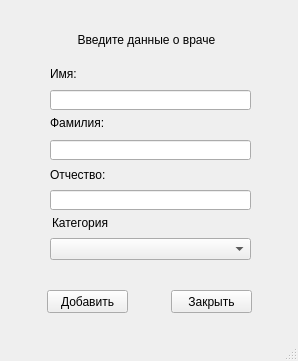
<?xml version="1.0" encoding="UTF-8"?>
<ui version="4.0">
 <class>MainWindow</class>
 <widget class="QMainWindow" name="MainWindow">
  <property name="geometry">
   <rect>
    <x>0</x>
    <y>0</y>
    <width>298</width>
    <height>361</height>
   </rect>
  </property>
  <property name="windowTitle">
   <string>MainWindow</string>
  </property>
  <widget class="QWidget" name="centralwidget">
   <widget class="QLabel" name="label">
    <property name="geometry">
     <rect>
      <x>50</x>
      <y>63</y>
      <width>431</width>
      <height>21</height>
     </rect>
    </property>
    <property name="text">
     <string>Имя:</string>
    </property>
   </widget>
   <widget class="QLabel" name="label_2">
    <property name="geometry">
     <rect>
      <x>50</x>
      <y>115</y>
      <width>421</width>
      <height>16</height>
     </rect>
    </property>
    <property name="text">
     <string>Фамилия:</string>
    </property>
   </widget>
   <widget class="QLabel" name="label_3">
    <property name="geometry">
     <rect>
      <x>50</x>
      <y>167</y>
      <width>421</width>
      <height>16</height>
     </rect>
    </property>
    <property name="text">
     <string>Отчество:</string>
    </property>
   </widget>
   <widget class="QLabel" name="label_4">
    <property name="geometry">
     <rect>
      <x>52</x>
      <y>215</y>
      <width>421</width>
      <height>16</height>
     </rect>
    </property>
    <property name="text">
     <string>Категория</string>
    </property>
   </widget>
   <widget class="QComboBox" name="comboBox">
    <property name="geometry">
     <rect>
      <x>50</x>
      <y>238</y>
      <width>201</width>
      <height>22</height>
     </rect>
    </property>
   </widget>
   <widget class="QLineEdit" name="lineEdit">
    <property name="geometry">
     <rect>
      <x>50</x>
      <y>90</y>
      <width>201</width>
      <height>20</height>
     </rect>
    </property>
   </widget>
   <widget class="QLineEdit" name="lineEdit_2">
    <property name="geometry">
     <rect>
      <x>50</x>
      <y>190</y>
      <width>201</width>
      <height>20</height>
     </rect>
    </property>
   </widget>
   <widget class="QLineEdit" name="lineEdit_3">
    <property name="geometry">
     <rect>
      <x>50</x>
      <y>140</y>
      <width>201</width>
      <height>20</height>
     </rect>
    </property>
   </widget>
   <widget class="QLabel" name="label_5">
    <property name="geometry">
     <rect>
      <x>11</x>
      <y>29</y>
      <width>271</width>
      <height>21</height>
     </rect>
    </property>
    <property name="font">
     <font>
      <pointsize>9</pointsize>
     </font>
    </property>
    <property name="text">
     <string>Введите данные о враче</string>
    </property>
    <property name="alignment">
     <set>Qt::AlignCenter</set>
    </property>
   </widget>
   <widget class="QPushButton" name="pushButton">
    <property name="geometry">
     <rect>
      <x>47</x>
      <y>290</y>
      <width>81</width>
      <height>23</height>
     </rect>
    </property>
    <property name="text">
     <string>Добавить</string>
    </property>
   </widget>
   <widget class="QPushButton" name="pushButton_2">
    <property name="geometry">
     <rect>
      <x>171</x>
      <y>290</y>
      <width>81</width>
      <height>23</height>
     </rect>
    </property>
    <property name="text">
     <string>Закрыть</string>
    </property>
   </widget>
  </widget>
  <widget class="QMenuBar" name="menubar">
   <property name="geometry">
    <rect>
     <x>0</x>
     <y>0</y>
     <width>298</width>
     <height>21</height>
    </rect>
   </property>
  </widget>
  <widget class="QStatusBar" name="statusbar"/>
 </widget>
 <resources/>
 <connections/>
</ui>
